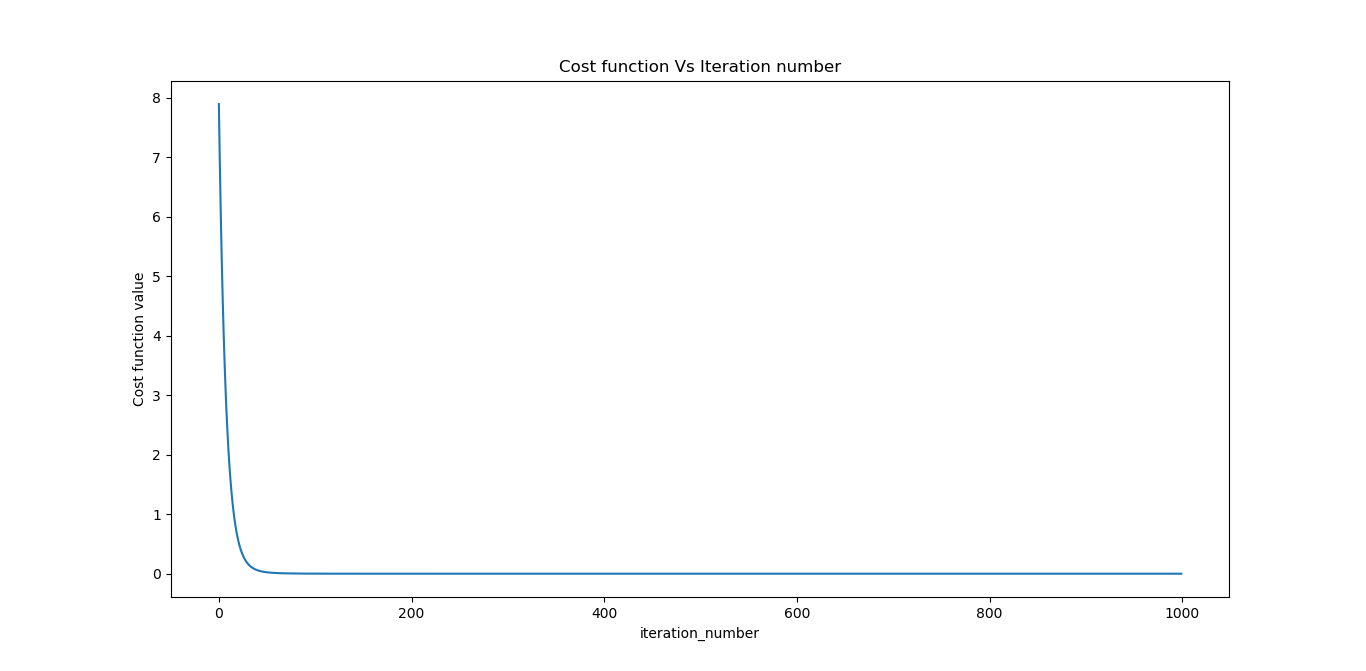

This figure's Python source:
# implementing gradient descent

import numpy as np
import matplotlib.pyplot as plt

# training data

x = np.array([1,2,3,4,5])  # test input
y = np.array([2.625,3.25,3.875,4.5,5.125])  # test output (y = 5x/8 + 2)
costFunctionValue = [] # list to store cost function values
iterations = [] # list to iteration numbers

def gradientDescent(x,y):
    m = c = 0  # Initial values of parameters set to 0.
    num_interations = 1000
    n = len(x)  # No of datasets
    learning_rate = -0.1634

    for i in range(num_interations):
        y_predicted = m*x + c
        md = (1/n)*sum((y-y_predicted)*x)
        cd = (1/n)*sum(y-y_predicted)
        m = m - (learning_rate)*md
        c = c - (learning_rate)*cd
        cost = costFunction(y_predicted,y,n)
        costFunctionValue.append(cost)
        iterations.append(i)
        print("m = {}, c = {}, iteration_number = {}, cost = {}".format(m,c,i+1,cost))


# defining the cost function
def costFunction(y_predicted,y,m):
    j = (1/(2*m))*sum((y-y_predicted)**2)
    return j


# defining function to plot graph between cost function and iteration number
def plot_graph():
    plt.plot(iterations,costFunctionValue)
    plt.xlabel('iteration_number')
    plt.ylabel('Cost function value')
    plt.title('Cost function Vs Iteration number')
    plt.show()
    plt.savefig('plot.png')

gradientDescent(x,y)

plot_graph()
